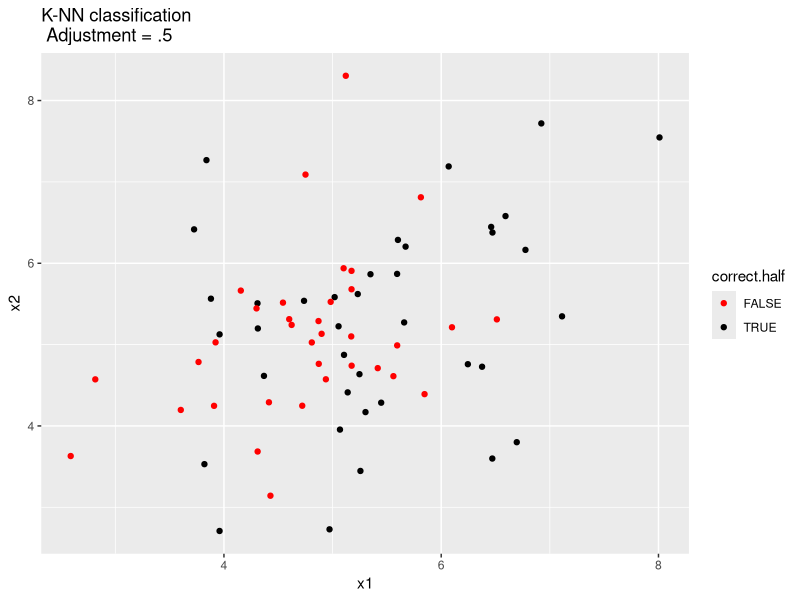
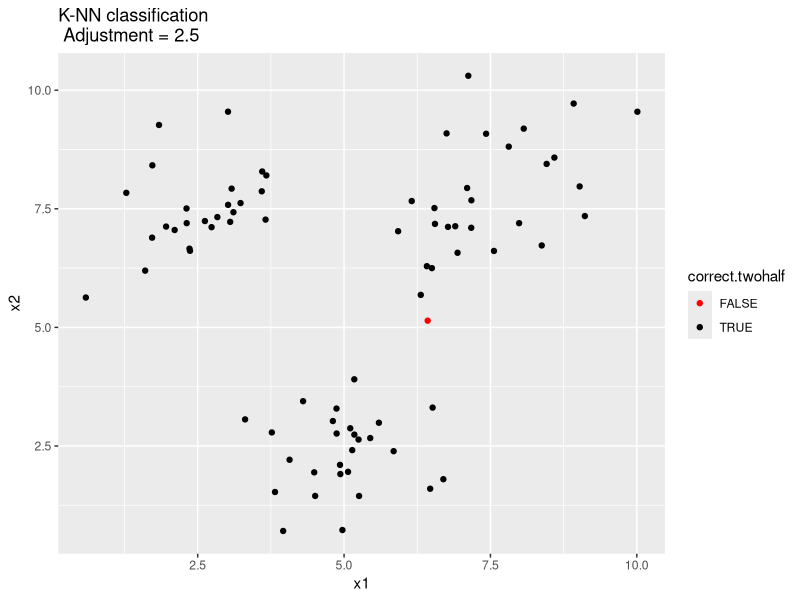

These charts were generated, in order, by the following R code:
## ---- chunk 1
knitr::opts_chunk$set(echo = TRUE)
## ---- chunk 2
library(class)
library(mvtnorm)
library(dplyr)
library(magrittr)
library(ggplot2)
## ---- chunk 3
set.seed(123)
sigma <- matrix(c(1, .5, .5, 1), 2, 2)
sim.data <- rmvnorm(n = 100, 
                    mean = c(5, 5), 
                    sigma = sigma)
colnames(sim.data) <- c("x1", "x2")
## ---- chunk 4
sim.data <- 
  sim.data %>%
  as_tibble %>%
  mutate(class = sample(c("A", "B", "C"), size = 100, replace = TRUE))
## ---- chunk 5
sim.data.half <- 
  sim.data %>%
  mutate(x2 = case_when(class == "A" ~ x2 + .5,
                        class == "B" ~ x2 - .5,
                        class == "C" ~ x2 + .5),
         x1 = case_when(class == "A" ~ x1 - .5,
                        class == "B" ~ x1 - 0,
                        class == "C" ~ x1 + .5))
sim.data.twohalf <- 
  sim.data %>%
  mutate(x2 = case_when(class == "A" ~ x2 + 2.5,
                        class == "B" ~ x2 - 2.5,
                        class == "C" ~ x2 + 2.5),
         x1 = case_when(class == "A" ~ x1 - 2.5,
                        class == "B" ~ x1 - 0,
                        class == "C" ~ x1 + 2.5))
## ---- chunk 6
set.seed(123)
sim.data.half %<>% 
  mutate(set = sample(c("Train", "Test"), size=100, prob = c(.25, .75), replace=TRUE))
sim.data.twohalf %<>% 
  mutate(set = sample(c("Train", "Test"), size=100, prob = c(.25, .75), replace=TRUE))
## ---- chunk 7
# create training and test
train.half <- subset(sim.data.half, set == "Train", select = c(x1, x2))
class.half <- subset(sim.data.half, set == "Train", select = class)
test.half <- subset(sim.data.half, set == "Test", select = c(x1, x2))

#run k-nn model
fit.knn.half <- knn(train = train.half,
                    test = test.half,
                    cl = as.matrix(class.half),
                    k = 3)
## ---- chunk 8
# create training and test
train.twohalf <- subset(sim.data.twohalf, set == "Train", select = c(x1, x2))
class.twohalf <- subset(sim.data.twohalf, set == "Train", select = class)
test.twohalf <- subset(sim.data.twohalf, set == "Test", select = c(x1, x2))

#run k-nn model
fit.knn.twohalf <- knn(train = train.twohalf,
                       test = test.twohalf,
                       cl = as.matrix(class.twohalf),
                       k = 3)
## ---- chunk 9
class.test.half <- subset(sim.data.half, set == "Test", select = class) %>%
  as.matrix()
correct.half <- fit.knn.half == class.test.half
mean(correct.half)
## ---- chunk 10
class.test.twohalf <- subset(sim.data.twohalf, set == "Test", select = class) %>%
  as.matrix()
correct.twohalf <- fit.knn.twohalf == class.test.twohalf

mean(correct.twohalf)
## ---- chunk 11
cbind(test.half, correct.half) %>%
  ggplot(aes(x1, x2,  colour = correct.half)) +
  geom_point() +
  scale_colour_manual(values = c("red", "black")) + 
  ggtitle("K-NN classification \n Adjustment = .5")
## ---- chunk 12
cbind(test.twohalf, correct.twohalf) %>%
  ggplot(aes(x1, x2,  colour = correct.twohalf)) +
  geom_point() +
  scale_colour_manual(values = c("red", "black")) + 
  ggtitle("K-NN classification \n Adjustment = 2.5")
## ---- chunk 13
Optimize.knn <- function(train.set, test.set, train.class, test.class, min = 1, max = NULL) {
  if (is.null(max)) {
    max <- nrow(train.set)
  }
  if (!is.matrix(train.class)) {
    train.class <- as.matrix(train.class)
  }
  output <- list() #object to store in
  for (i in min:max){
    output[[i]] <- knn(train = train.set,
                       test = test.set,
                       cl = train.class,
                       k = i)
  }
  compare <- function(x) mean(x == test.class)
  correct <- data.frame(k = 1:max,
                        p.correct = sapply(output, compare))
  optimum <- min(correct$k[which.max(correct$p.correct)])
  result <- list(optimum.k = optimum,
                 max.p.correct = max(correct$p.correct),
                 results = correct)
  return(result)
}
## ---- chunk 14
Optimize.knn(train.half, test.half, class.half, class.test.half)
Optimize.knn(train.twohalf, test.twohalf, class.twohalf, class.test.twohalf)

the2.5knn <- Optimize.knn(train.twohalf, test.twohalf, class.twohalf, class.test.twohalf)
the2.5knn$results
